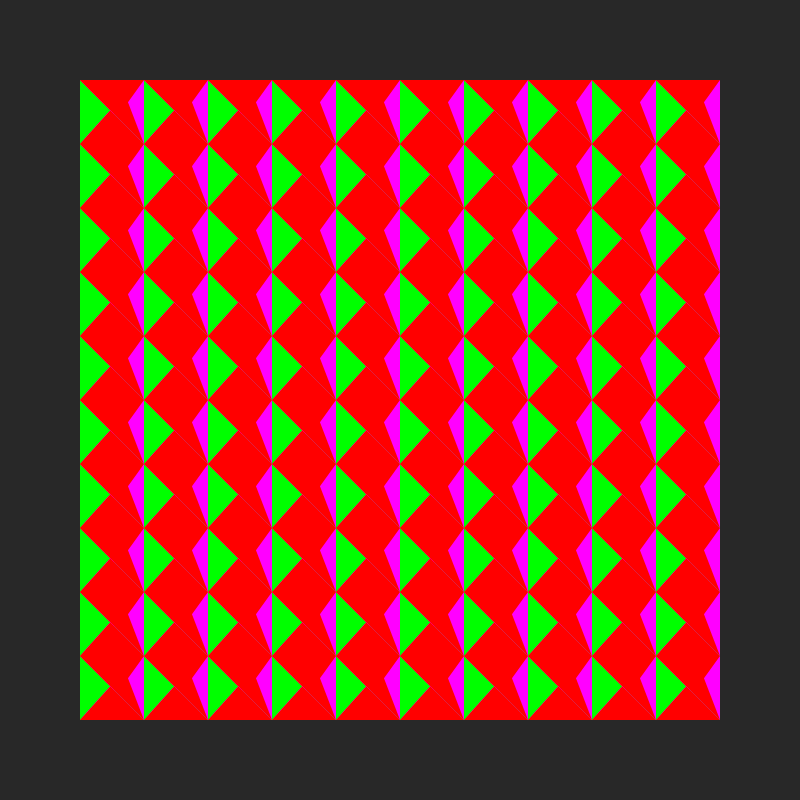
Frame 1 (no input)
Frame 2 (the mouse pressed at the canvas centre, redrawn once): identical to frame 1, image omitted

The p5.js sketch that drew this single still picture (run headless with seeded random() and noise() and a simulated clock; the mouse was pressed at the canvas centre and the sketch redrawn once):

// p5.js sketch
// ── sketch.js
let cols, rows;
let cellSize;
let gridWidth = 10;
let gridHeight = 10;
let padding = 80; // Padding around the grid
let mode = "symmetric"; // Mode variable to control pattern generation
let globalPattern = [];
let globalColors = [];
let maxLines = 1; // Maximum number of lines per pattern
let themeIndex = 0; // Index to keep track of the current color theme

let themes = [
  {
    name: "Default",
    colors: ["#FF0000", "#00FF00", "#0000FF", "#FFFF00", "#FF00FF", "#00FFFF"],
  },
  {
    name: "Earthy",
    colors: ["#8B4513", "#FFD700", "#008000", "#4B0082", "#FF69B4", "#CD5C5C"],
  },
  {
    name: "Pastel",
    colors: ["#FF6347", "#40E0D0", "#EE82EE", "#F5DEB3", "#FFFFFF", "#000000"],
  },
]; // Array of color themes

function setup() {
  createCanvas(800, 800); // Adjust canvas size to keep cells square
  cols = gridWidth;
  rows = gridHeight;
  cellSize = (width - 2 * padding) / cols; // Adjust cell size based on padding
  generateGlobalPatternAndColors();
  noLoop();
}

function draw() {
  background(40);
  translate(padding, padding); // Translate to start drawing with padding
  for (let i = 0; i < cols; i++) {
    for (let j = 0; j < rows; j++) {
      push();
      translate(i * cellSize, j * cellSize);
      drawPatternFromPoints(globalPattern, globalColors);
      pop();
    }
  }
}

function generateGlobalPatternAndColors() {
  globalPattern = generatePattern(cellSize, maxLines, mode);
  globalColors = generateColors(globalPattern);
}

function generatePattern(size, numLines, mode) {
  let points = [];
  points.push(createVector(0, 0));
  points.push(createVector(size, 0));
  points.push(createVector(size, size));
  points.push(createVector(0, size));

  for (let i = 0; i < numLines; i++) {
    let x1, y1, x2, y2;
    if (mode === "a45") {
      let angle1 = (int(random(8)) * PI) / 4;
      let angle2 = (int(random(8)) * PI) / 4;
      x1 = size / 2 + cos(angle1) * (size / 2);
      y1 = size / 2 + sin(angle1) * (size / 2);
      x2 = size / 2 + cos(angle2) * (size / 2);
      y2 = size / 2 + sin(angle2) * (size / 2);
    } else if (mode === "a90") {
      let angle1 = (int(random(4)) * PI) / 2;
      let angle2 = (int(random(4)) * PI) / 2;
      x1 = size / 2 + cos(angle1) * (size / 2);
      y1 = size / 2 + sin(angle1) * (size / 2);
      x2 = size / 2 + cos(angle2) * (size / 2);
      y2 = size / 2 + sin(angle2) * (size / 2);
    } else {
      x1 = random(size);
      y1 = random(size);
      x2 = random(size);
      y2 = random(size);
    }
    points.push(createVector(x1, y1));
    points.push(createVector(x2, y2));
  }

  return sortPoints(points, size);
}

function sortPoints(points, size) {
  return points.sort((a, b) => {
    if (a.x === b.x) return a.y - b.y;
    return a.x - b.x;
  });
}

function generateColors(points) {
  let len = points.length;
  let patternColors = [];
  for (let i = 0; i < len - 1; i++) {
    for (let j = i + 1; j < len; j++) {
      let c = color(random(themes[themeIndex].colors));
      patternColors.push(c);
    }
  }
  return patternColors;
}

function drawPatternFromPoints(points, patternColors) {
  noStroke();
  let len = points.length;
  let colorIndex = 0;
  for (let i = 0; i < len - 1; i++) {
    for (let j = i + 1; j < len; j++) {
      fill(patternColors[colorIndex]);
      colorIndex++;
      beginShape();
      vertex(points[i].x, points[i].y);
      vertex(points[j].x, points[j].y);
      vertex(points[(j + 1) % len].x, points[(j + 1) % len].y);
      vertex(points[(i + 1) % len].x, points[(i + 1) % len].y);
      endShape(CLOSE);
    }
  }
}

function keyPressed() {
  let upperKey = key.toUpperCase();
  if (upperKey === "S") {
    if (mode === "symmetric") {
      mode = "a45";
    } else if (mode === "a45") {
      mode = "a90";
    } else {
      mode = "symmetric";
    }
    console.log("Mode:", mode);
    generateGlobalPatternAndColors();
    redraw();
  } else if (upperKey === "D") {
    themeIndex = (themeIndex + 1) % themes.length;
    console.log("Theme:", themes[themeIndex].name);
    generateGlobalPatternAndColors();
    redraw();
  } else if (upperKey >= "1" && upperKey <= "9") {
    maxLines = int(upperKey);
    console.log("Max lines:", maxLines);
    generateGlobalPatternAndColors();
    redraw();
  } else if (upperKey === "A") {
    console.log("Refreshed");
    console.log("Mode:", mode);
    console.log("Max lines:", maxLines);
    console.log("Theme:", themes[themeIndex].name);
    generateGlobalPatternAndColors();
    redraw();
  }
}
